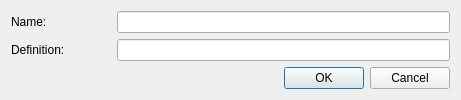
<?xml version="1.0" encoding="UTF-8"?>
<ui version="4.0">
 <class>CreateGroup</class>
 <widget class="QDialog" name="CreateGroup">
  <property name="geometry">
   <rect>
    <x>0</x>
    <y>0</y>
    <width>461</width>
    <height>99</height>
   </rect>
  </property>
  <property name="sizePolicy">
   <sizepolicy hsizetype="Fixed" vsizetype="Fixed">
    <horstretch>0</horstretch>
    <verstretch>0</verstretch>
   </sizepolicy>
  </property>
  <property name="windowTitle">
   <string>Create/Update group</string>
  </property>
  <property name="locale">
   <locale language="English" country="UnitedStates"/>
  </property>
  <property name="modal">
   <bool>false</bool>
  </property>
  <layout class="QGridLayout" name="gridLayout">
   <property name="leftMargin">
    <number>11</number>
   </property>
   <property name="topMargin">
    <number>11</number>
   </property>
   <property name="rightMargin">
    <number>11</number>
   </property>
   <property name="bottomMargin">
    <number>11</number>
   </property>
   <item row="1" column="1">
    <widget class="QLineEdit" name="defenitionEdit">
     <property name="toolTip">
      <string>&lt;html&gt;&lt;head/&gt;&lt;body&gt;&lt;p&gt;For example: Main St. 99&lt;/p&gt;&lt;/body&gt;&lt;/html&gt;</string>
     </property>
    </widget>
   </item>
   <item row="1" column="0">
    <widget class="QLabel" name="definitionLb">
     <property name="text">
      <string>Definition:</string>
     </property>
    </widget>
   </item>
   <item row="0" column="1">
    <widget class="QLineEdit" name="nameEdit">
     <property name="toolTip">
      <string>&lt;html&gt;&lt;head/&gt;&lt;body&gt;&lt;p&gt;For example: &amp;quot;River Co.&amp;quot;&lt;/p&gt;&lt;/body&gt;&lt;/html&gt;</string>
     </property>
    </widget>
   </item>
   <item row="2" column="0" colspan="2">
    <layout class="QHBoxLayout" name="horizontalLayout">
     <item>
      <spacer name="horizontalSpacer">
       <property name="orientation">
        <enum>Qt::Horizontal</enum>
       </property>
       <property name="sizeHint" stdset="0">
        <size>
         <width>40</width>
         <height>20</height>
        </size>
       </property>
      </spacer>
     </item>
     <item>
      <widget class="QPushButton" name="okBtn">
       <property name="text">
        <string>OK</string>
       </property>
      </widget>
     </item>
     <item>
      <widget class="QPushButton" name="cancelBtn">
       <property name="text">
        <string>Cancel</string>
       </property>
      </widget>
     </item>
    </layout>
   </item>
   <item row="0" column="0">
    <widget class="QLabel" name="nameLb">
     <property name="sizePolicy">
      <sizepolicy hsizetype="Preferred" vsizetype="Preferred">
       <horstretch>0</horstretch>
       <verstretch>0</verstretch>
      </sizepolicy>
     </property>
     <property name="minimumSize">
      <size>
       <width>100</width>
       <height>0</height>
      </size>
     </property>
     <property name="text">
      <string>Name:</string>
     </property>
    </widget>
   </item>
  </layout>
 </widget>
 <tabstops>
  <tabstop>nameEdit</tabstop>
  <tabstop>defenitionEdit</tabstop>
  <tabstop>okBtn</tabstop>
  <tabstop>cancelBtn</tabstop>
 </tabstops>
 <resources/>
 <connections/>
</ui>
